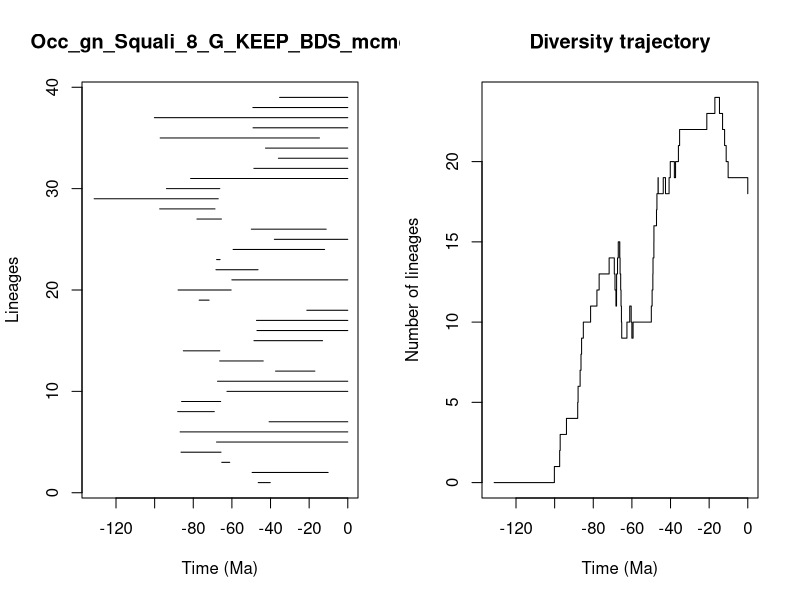

Source code (R):


pdf(file='../Results/Genus/5_MA_bins_EP_FT/pyrate_mcmc_logs/Occ_gn_Squali_8_G_KEEP_BDS_mcmc_LTT.pdf',width=0.6*20, height=0.6*10)
title = "Occ_gn_Squali_8_G_KEEP_BDS_mcmc"
ts=c(46.36907554781164, 49.53070587188782,65.26350335334264,86.35058701365419,67.95058795679827,86.80937857316209,40.747862126235326,88.05421051986697,86.04558825483333,62.564009020553144,67.44051397415767,37.39194166919096,66.32644985844736,85.14724125896208,48.5887163757147,47.03598116057491,47.2600025057176,21.208553557269685,76.95785684295022,87.86070739916063,60.01548129729089,68.25728405701904,67.91546914532832,59.38523103045351,38.00727062415689,49.94253849623746,78.10615202455524,97.39769513501794,131.31500720938044,93.8771611063809,81.38290940758897,48.61739088486061,35.91633723151499,42.60699029158117,97.13174477200998,49.06592336718512,100.1373477356698,49.14600860722853,35.29512974562124)
te=c(40.13287007599691, 10.165137898433802,61.11755699120567,65.62204808284973,0.0,0.0,0.0,69.10949348420003,65.80518941298632,0.0,0.0,17.037217211050947,43.770551530110396,66.26417797802392,13.052537370661094,0.0,0.0,0.0,71.783591500447,60.3658295627547,0.0,46.456040255875806,66.11422348886111,12.00021905526631,0.0,11.183719930657091,65.41922470927764,68.74940219895997,67.05787337616654,66.26436600428947,0.0,0.0,0.0,0.0,14.656970425194624,0.0,0.0,0.0,0.0)
div_traj=c(0, 1,2,3,4,5,6,7,8,9,10,11,12,13,14,13,12,11,12,13,14,15,14,15,14,13,12,11,10,9,10,11,10,9,10,11,12,13,14,15,16,17,18,19,18,19,18,19,20,19,20,21,22,23,24,23,22,21,20,19,18)
time_events=c(131.31500720938044, 100.1373477356698,97.39769513501794,97.13174477200998,93.8771611063809,88.05421051986697,87.86070739916063,86.80937857316209,86.35058701365419,86.04558825483333,85.14724125896208,81.38290940758897,78.10615202455524,76.95785684295022,71.783591500447,69.10949348420003,68.74940219895997,68.25728405701904,67.95058795679827,67.91546914532832,67.44051397415767,67.05787337616654,66.32644985844736,66.26436600428947,66.26417797802392,66.11422348886111,65.80518941298632,65.62204808284973,65.41922470927764,65.26350335334264,62.564009020553144,61.11755699120567,60.3658295627547,60.01548129729089,59.38523103045351,49.94253849623746,49.53070587188782,49.14600860722853,49.06592336718512,48.61739088486061,48.5887163757147,47.2600025057176,47.03598116057491,46.456040255875806,46.36907554781164,43.770551530110396,42.60699029158117,40.747862126235326,40.13287007599691,38.00727062415689,37.39194166919096,35.91633723151499,35.29512974562124,21.208553557269685,17.037217211050947,14.656970425194624,13.052537370661094,12.00021905526631,11.183719930657091,10.165137898433802,0.0)
                par(mfrow=c(1,2))
                L = length(ts)
                plot(ts, 1:L , xlim=c(-max(ts)-1,0), pch=20, type="n", main=title,xlab="Time (Ma)",ylab="Lineages")
                for (i in 1:L){segments(x0=-te[i],y0=i,x1=-ts[i],y1=i)}    
                t = -time_events
                plot(div_traj ~ t,type="s", main = "Diversity trajectory",xlab="Time (Ma)",ylab="Number of lineages",xlim=c(-max(ts)-1,0))
                abline(v=c(65,200,251,367,445),lty=2,col="gray")
                